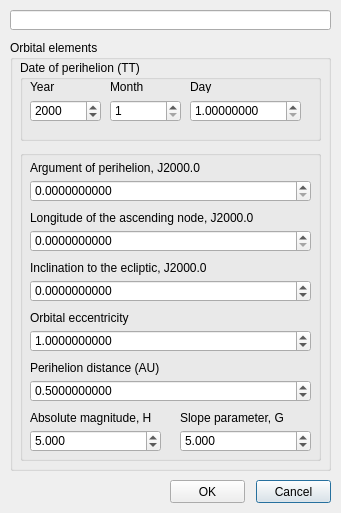
<?xml version="1.0" encoding="UTF-8"?>
<ui version="4.0">
 <class>CComEdit</class>
 <widget class="QDialog" name="CComEdit">
  <property name="geometry">
   <rect>
    <x>0</x>
    <y>0</y>
    <width>341</width>
    <height>513</height>
   </rect>
  </property>
  <property name="windowTitle">
   <string>Edit a comet</string>
  </property>
  <widget class="QGroupBox" name="groupBox">
   <property name="geometry">
    <rect>
     <x>10</x>
     <y>40</y>
     <width>321</width>
     <height>431</height>
    </rect>
   </property>
   <property name="title">
    <string>Orbital elements</string>
   </property>
   <widget class="QGroupBox" name="groupBox_2">
    <property name="geometry">
     <rect>
      <x>10</x>
      <y>20</y>
      <width>301</width>
      <height>81</height>
     </rect>
    </property>
    <property name="title">
     <string>Date of perihelion (TT)</string>
    </property>
    <widget class="QSpinBox" name="spinBox">
     <property name="geometry">
      <rect>
       <x>10</x>
       <y>40</y>
       <width>71</width>
       <height>22</height>
      </rect>
     </property>
     <property name="suffix">
      <string/>
     </property>
     <property name="maximum">
      <number>3000</number>
     </property>
     <property name="value">
      <number>2000</number>
     </property>
    </widget>
    <widget class="QLabel" name="label_2">
     <property name="geometry">
      <rect>
       <x>10</x>
       <y>20</y>
       <width>46</width>
       <height>13</height>
      </rect>
     </property>
     <property name="text">
      <string>Year</string>
     </property>
    </widget>
    <widget class="QSpinBox" name="spinBox_2">
     <property name="geometry">
      <rect>
       <x>90</x>
       <y>40</y>
       <width>71</width>
       <height>22</height>
      </rect>
     </property>
     <property name="suffix">
      <string/>
     </property>
     <property name="minimum">
      <number>1</number>
     </property>
     <property name="maximum">
      <number>12</number>
     </property>
    </widget>
    <widget class="QLabel" name="label_3">
     <property name="geometry">
      <rect>
       <x>90</x>
       <y>20</y>
       <width>46</width>
       <height>13</height>
      </rect>
     </property>
     <property name="text">
      <string>Month</string>
     </property>
    </widget>
    <widget class="QLabel" name="label_4">
     <property name="geometry">
      <rect>
       <x>170</x>
       <y>20</y>
       <width>46</width>
       <height>13</height>
      </rect>
     </property>
     <property name="text">
      <string>Day</string>
     </property>
    </widget>
    <widget class="QDoubleSpinBox" name="doubleSpinBox_10">
     <property name="geometry">
      <rect>
       <x>170</x>
       <y>40</y>
       <width>111</width>
       <height>22</height>
      </rect>
     </property>
     <property name="decimals">
      <number>8</number>
     </property>
     <property name="minimum">
      <double>1.000000000000000</double>
     </property>
     <property name="maximum">
      <double>31.999998999999999</double>
     </property>
    </widget>
   </widget>
   <widget class="QGroupBox" name="groupBox_3">
    <property name="geometry">
     <rect>
      <x>10</x>
      <y>110</y>
      <width>301</width>
      <height>311</height>
     </rect>
    </property>
    <property name="title">
     <string/>
    </property>
    <widget class="QLabel" name="label_6">
     <property name="geometry">
      <rect>
       <x>10</x>
       <y>10</y>
       <width>271</width>
       <height>16</height>
      </rect>
     </property>
     <property name="text">
      <string>Argument of perihelion, J2000.0</string>
     </property>
    </widget>
    <widget class="QDoubleSpinBox" name="doubleSpinBox_2">
     <property name="geometry">
      <rect>
       <x>10</x>
       <y>30</y>
       <width>281</width>
       <height>22</height>
      </rect>
     </property>
     <property name="decimals">
      <number>10</number>
     </property>
     <property name="maximum">
      <double>360.000000000000000</double>
     </property>
    </widget>
    <widget class="QLabel" name="label_7">
     <property name="geometry">
      <rect>
       <x>10</x>
       <y>60</y>
       <width>271</width>
       <height>16</height>
      </rect>
     </property>
     <property name="text">
      <string>Longitude of the ascending node, J2000.0</string>
     </property>
    </widget>
    <widget class="QDoubleSpinBox" name="doubleSpinBox_3">
     <property name="geometry">
      <rect>
       <x>10</x>
       <y>80</y>
       <width>281</width>
       <height>22</height>
      </rect>
     </property>
     <property name="decimals">
      <number>10</number>
     </property>
     <property name="maximum">
      <double>360.000000000000000</double>
     </property>
    </widget>
    <widget class="QLabel" name="label_8">
     <property name="geometry">
      <rect>
       <x>10</x>
       <y>110</y>
       <width>271</width>
       <height>16</height>
      </rect>
     </property>
     <property name="text">
      <string>Inclination to the ecliptic, J2000.0</string>
     </property>
    </widget>
    <widget class="QDoubleSpinBox" name="doubleSpinBox_4">
     <property name="geometry">
      <rect>
       <x>10</x>
       <y>130</y>
       <width>281</width>
       <height>22</height>
      </rect>
     </property>
     <property name="decimals">
      <number>10</number>
     </property>
     <property name="minimum">
      <double>-180.000000000000000</double>
     </property>
     <property name="maximum">
      <double>180.000000000000000</double>
     </property>
    </widget>
    <widget class="QDoubleSpinBox" name="doubleSpinBox_5">
     <property name="geometry">
      <rect>
       <x>10</x>
       <y>180</y>
       <width>281</width>
       <height>22</height>
      </rect>
     </property>
     <property name="decimals">
      <number>10</number>
     </property>
     <property name="minimum">
      <double>0.000000000000000</double>
     </property>
     <property name="maximum">
      <double>2.000000000000000</double>
     </property>
     <property name="value">
      <double>1.000000000000000</double>
     </property>
    </widget>
    <widget class="QLabel" name="label_9">
     <property name="geometry">
      <rect>
       <x>10</x>
       <y>160</y>
       <width>271</width>
       <height>16</height>
      </rect>
     </property>
     <property name="text">
      <string>Orbital eccentricity</string>
     </property>
    </widget>
    <widget class="QLabel" name="label_11">
     <property name="geometry">
      <rect>
       <x>10</x>
       <y>210</y>
       <width>271</width>
       <height>16</height>
      </rect>
     </property>
     <property name="text">
      <string>Perihelion distance (AU)</string>
     </property>
    </widget>
    <widget class="QDoubleSpinBox" name="doubleSpinBox_7">
     <property name="geometry">
      <rect>
       <x>10</x>
       <y>230</y>
       <width>281</width>
       <height>22</height>
      </rect>
     </property>
     <property name="decimals">
      <number>10</number>
     </property>
     <property name="minimum">
      <double>0.000001000000000</double>
     </property>
     <property name="maximum">
      <double>1000.000000000000000</double>
     </property>
     <property name="value">
      <double>0.500000000000000</double>
     </property>
    </widget>
    <widget class="QLabel" name="label_12">
     <property name="geometry">
      <rect>
       <x>10</x>
       <y>260</y>
       <width>131</width>
       <height>16</height>
      </rect>
     </property>
     <property name="text">
      <string>Absolute magnitude, H</string>
     </property>
    </widget>
    <widget class="QDoubleSpinBox" name="doubleSpinBox_8">
     <property name="geometry">
      <rect>
       <x>10</x>
       <y>280</y>
       <width>131</width>
       <height>22</height>
      </rect>
     </property>
     <property name="decimals">
      <number>3</number>
     </property>
     <property name="minimum">
      <double>-30.000000000000000</double>
     </property>
     <property name="maximum">
      <double>30.000000000000000</double>
     </property>
     <property name="value">
      <double>5.000000000000000</double>
     </property>
    </widget>
    <widget class="QLabel" name="label_13">
     <property name="geometry">
      <rect>
       <x>160</x>
       <y>260</y>
       <width>131</width>
       <height>16</height>
      </rect>
     </property>
     <property name="text">
      <string>Slope parameter, G</string>
     </property>
    </widget>
    <widget class="QDoubleSpinBox" name="doubleSpinBox_9">
     <property name="geometry">
      <rect>
       <x>160</x>
       <y>280</y>
       <width>131</width>
       <height>22</height>
      </rect>
     </property>
     <property name="decimals">
      <number>3</number>
     </property>
     <property name="minimum">
      <double>-30.000000000000000</double>
     </property>
     <property name="maximum">
      <double>30.000000000000000</double>
     </property>
     <property name="value">
      <double>5.000000000000000</double>
     </property>
    </widget>
   </widget>
  </widget>
  <widget class="QPushButton" name="pushButton_2">
   <property name="geometry">
    <rect>
     <x>256</x>
     <y>480</y>
     <width>75</width>
     <height>23</height>
    </rect>
   </property>
   <property name="text">
    <string>Cancel</string>
   </property>
  </widget>
  <widget class="QPushButton" name="pushButton_3">
   <property name="geometry">
    <rect>
     <x>170</x>
     <y>480</y>
     <width>75</width>
     <height>23</height>
    </rect>
   </property>
   <property name="text">
    <string>OK</string>
   </property>
  </widget>
  <widget class="QLineEdit" name="lineEdit">
   <property name="geometry">
    <rect>
     <x>10</x>
     <y>10</y>
     <width>321</width>
     <height>20</height>
    </rect>
   </property>
   <property name="maxLength">
    <number>31</number>
   </property>
  </widget>
 </widget>
 <resources/>
 <connections/>
</ui>
